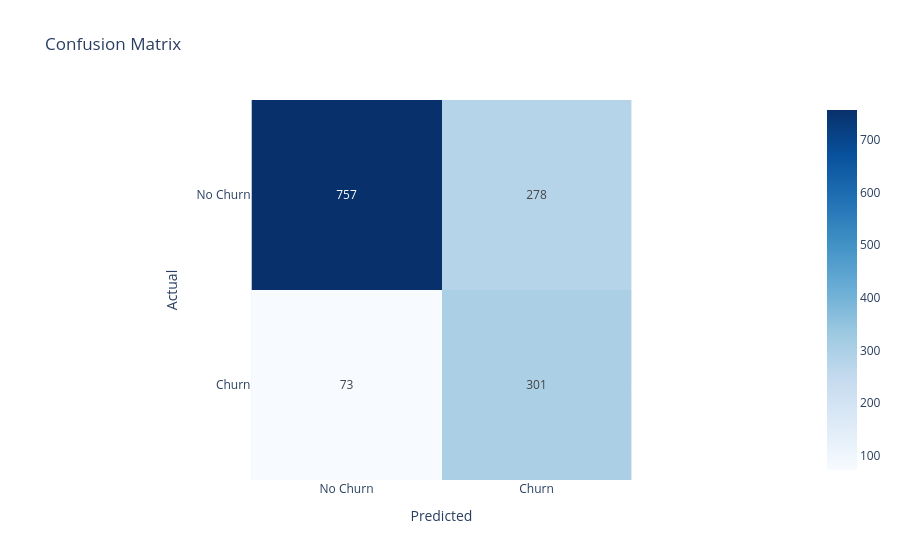

Source (notebook cell):
### Code cell
# Confusion Matrix
cm = confusion_matrix(y_test, y_pred)

fig = px.imshow(cm, 
                text_auto=True,
                labels=dict(x="Predicted", y="Actual"),
                x=['No Churn', 'Churn'],
                y=['No Churn', 'Churn'],
                title='Confusion Matrix',
                color_continuous_scale='Blues')
fig.update_xaxes(side="bottom")
fig.show()

print("\nClassification Report:")
print(classification_report(y_test, y_pred, target_names=['No Churn', 'Churn']))

### Figure 1 — Plotly figure (JSON) as saved in the notebook; plotly's stock layout.template omitted (floating-point values rounded to 4 significant figures)
{"data": [{"coloraxis": "coloraxis", "hovertemplate": "Predicted: %{x}<br>Actual: %{y}<br>color: %{z}<extra></extra>", "name": "0", "texttemplate": "%{z}", "type": "heatmap", "x": ["No Churn", "Churn"], "xaxis": "x", "y": ["No Churn", "Churn"], "yaxis": "y", "z": [[757, 278], [73, 301]]}], "layout": {"coloraxis": {"colorscale": [[0, "rgb(247,251,255)"], [0.125, "rgb(222,235,247)"], [0.25, "rgb(198,219,239)"], [0.375, "rgb(158,202,225)"], [0.5, "rgb(107,174,214)"], [0.625, "rgb(66,146,198)"], [0.75, "rgb(33,113,181)"], [0.875, "rgb(8,81,156)"], [1, "rgb(8,48,107)"]]}, "title": {"text": "Confusion Matrix"}, "xaxis": {"anchor": "y", "constrain": "domain", "domain": [0, 1], "scaleanchor": "y", "side": "bottom", "title": {"text": "Predicted"}}, "yaxis": {"anchor": "x", "autorange": "reversed", "constrain": "domain", "domain": [0, 1], "title": {"text": "Actual"}}}}
